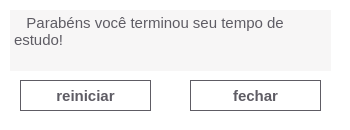
<?xml version="1.0" encoding="UTF-8"?>
<ui version="4.0">
 <class>form3</class>
 <widget class="QDialog" name="form3">
  <property name="geometry">
   <rect>
    <x>0</x>
    <y>0</y>
    <width>350</width>
    <height>130</height>
   </rect>
  </property>
  <property name="minimumSize">
   <size>
    <width>350</width>
    <height>130</height>
   </size>
  </property>
  <property name="maximumSize">
   <size>
    <width>350</width>
    <height>130</height>
   </size>
  </property>
  <property name="windowTitle">
   <string>TimeOfStudy</string>
  </property>
  <property name="styleSheet">
   <string notr="true">background-color:#fff;</string>
  </property>
  <widget class="QPushButton" name="btn_fechar">
   <property name="geometry">
    <rect>
     <x>190</x>
     <y>80</y>
     <width>131</width>
     <height>31</height>
    </rect>
   </property>
   <property name="font">
    <font>
     <family>Arial</family>
     <pointsize>11</pointsize>
     <weight>75</weight>
     <bold>true</bold>
    </font>
   </property>
   <property name="styleSheet">
    <string notr="true">background-image:url(:/imagens/icon9.ico);
background-repeat:no-repeat;
border:1px solid rgb(94, 92, 100);
color:rgb(94,92,100);</string>
   </property>
   <property name="text">
    <string>fechar</string>
   </property>
  </widget>
  <widget class="QPushButton" name="btn_reiniciar">
   <property name="geometry">
    <rect>
     <x>20</x>
     <y>80</y>
     <width>131</width>
     <height>31</height>
    </rect>
   </property>
   <property name="font">
    <font>
     <family>Arial</family>
     <pointsize>11</pointsize>
     <weight>75</weight>
     <bold>true</bold>
    </font>
   </property>
   <property name="styleSheet">
    <string notr="true">background-image: url(:/imagens/icon5.ico);
background-repeat:no-repeat;
border:1px solid rgb(94, 92, 100);
color:rgb(94,92,100);</string>
   </property>
   <property name="text">
    <string>reiniciar</string>
   </property>
  </widget>
  <widget class="QTextEdit" name="textEdit">
   <property name="geometry">
    <rect>
     <x>10</x>
     <y>10</y>
     <width>321</width>
     <height>61</height>
    </rect>
   </property>
   <property name="font">
    <font>
     <family>Arial</family>
     <pointsize>10</pointsize>
     <weight>50</weight>
     <bold>false</bold>
    </font>
   </property>
   <property name="styleSheet">
    <string notr="true">background-color: rgba(233, 230, 230, 87);
border:none;
color:rgb(94,92,100);
</string>
   </property>
   <property name="readOnly">
    <bool>true</bool>
   </property>
   <property name="html">
    <string>&lt;!DOCTYPE HTML PUBLIC &quot;-//W3C//DTD HTML 4.0//EN&quot; &quot;http://www.w3.org/TR/REC-html40/strict.dtd&quot;&gt;
&lt;html&gt;&lt;head&gt;&lt;meta name=&quot;qrichtext&quot; content=&quot;1&quot; /&gt;&lt;style type=&quot;text/css&quot;&gt;
p, li { white-space: pre-wrap; }
&lt;/style&gt;&lt;/head&gt;&lt;body style=&quot; font-family:'Arial'; font-size:10pt; font-weight:400; font-style:normal;&quot;&gt;
&lt;p style=&quot; margin-top:0px; margin-bottom:0px; margin-left:0px; margin-right:0px; -qt-block-indent:0; text-indent:0px;&quot;&gt;&lt;span style=&quot; font-size:11pt;&quot;&gt;   Parabéns você terminou seu tempo de estudo!&lt;/span&gt;&lt;/p&gt;&lt;/body&gt;&lt;/html&gt;</string>
   </property>
  </widget>
 </widget>
 <resources/>
 <connections/>
</ui>
